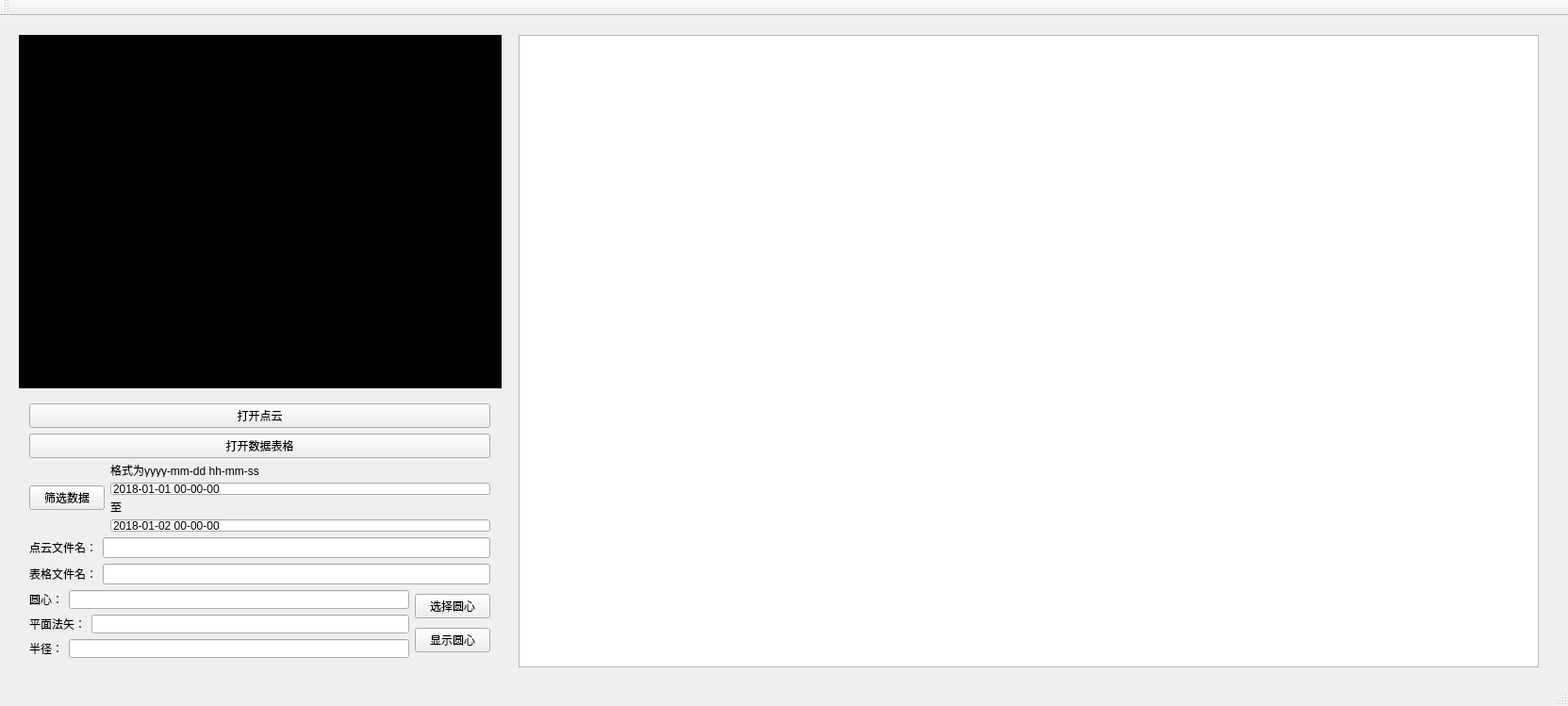
<?xml version="1.0" encoding="UTF-8"?>
<ui version="4.0">
 <class>DisplayMessageClass</class>
 <widget class="QMainWindow" name="DisplayMessageClass">
  <property name="geometry">
   <rect>
    <x>0</x>
    <y>0</y>
    <width>1663</width>
    <height>749</height>
   </rect>
  </property>
  <property name="windowTitle">
   <string>DisplayMessage</string>
  </property>
  <widget class="QWidget" name="centralWidget">
   <widget class="QVTKWidget" name="widget" native="true">
    <property name="geometry">
     <rect>
      <x>20</x>
      <y>20</y>
      <width>512</width>
      <height>375</height>
     </rect>
    </property>
    <property name="styleSheet">
     <string notr="true">background-color: rgb(0, 0, 0);</string>
    </property>
   </widget>
   <widget class="QTableWidget" name="tableWidget">
    <property name="geometry">
     <rect>
      <x>550</x>
      <y>20</y>
      <width>1082</width>
      <height>671</height>
     </rect>
    </property>
   </widget>
   <widget class="QWidget" name="layoutWidget">
    <property name="geometry">
     <rect>
      <x>20</x>
      <y>400</y>
      <width>511</width>
      <height>292</height>
     </rect>
    </property>
    <layout class="QVBoxLayout" name="verticalLayout_2">
     <item>
      <layout class="QHBoxLayout" name="horizontalLayout_2">
       <item>
        <widget class="QPushButton" name="openCloudButton">
         <property name="text">
          <string>打开点云</string>
         </property>
        </widget>
       </item>
      </layout>
     </item>
     <item>
      <widget class="QPushButton" name="openTableButton">
       <property name="text">
        <string>打开数据表格</string>
       </property>
      </widget>
     </item>
     <item>
      <layout class="QHBoxLayout" name="horizontalLayout_3">
       <item>
        <widget class="QPushButton" name="selectButton">
         <property name="text">
          <string>筛选数据</string>
         </property>
        </widget>
       </item>
       <item>
        <layout class="QVBoxLayout" name="verticalLayout">
         <item>
          <widget class="QLabel" name="label">
           <property name="text">
            <string>格式为yyyy-mm-dd hh-mm-ss</string>
           </property>
          </widget>
         </item>
         <item>
          <widget class="QLineEdit" name="lowEdit">
           <property name="text">
            <string>2018-01-01 00-00-00</string>
           </property>
          </widget>
         </item>
         <item>
          <widget class="QLabel" name="label_2">
           <property name="text">
            <string>至</string>
           </property>
          </widget>
         </item>
         <item>
          <widget class="QLineEdit" name="upEdit">
           <property name="text">
            <string>2018-01-02 00-00-00</string>
           </property>
          </widget>
         </item>
        </layout>
       </item>
      </layout>
     </item>
     <item>
      <layout class="QHBoxLayout" name="horizontalLayout">
       <item>
        <widget class="QLabel" name="label_3">
         <property name="text">
          <string>点云文件名：</string>
         </property>
        </widget>
       </item>
       <item>
        <widget class="QLineEdit" name="cloudFileDirEdit"/>
       </item>
      </layout>
     </item>
     <item>
      <layout class="QHBoxLayout" name="horizontalLayout_4">
       <item>
        <widget class="QLabel" name="label_4">
         <property name="text">
          <string>表格文件名：</string>
         </property>
        </widget>
       </item>
       <item>
        <widget class="QLineEdit" name="tableFileDirEdit"/>
       </item>
      </layout>
     </item>
     <item>
      <layout class="QHBoxLayout" name="horizontalLayout_8">
       <item>
        <layout class="QVBoxLayout" name="verticalLayout_3">
         <item>
          <layout class="QHBoxLayout" name="horizontalLayout_5">
           <item>
            <widget class="QLabel" name="label_5">
             <property name="text">
              <string>圆心：</string>
             </property>
            </widget>
           </item>
           <item>
            <widget class="QLineEdit" name="centerEdit"/>
           </item>
          </layout>
         </item>
         <item>
          <layout class="QHBoxLayout" name="horizontalLayout_6">
           <item>
            <widget class="QLabel" name="label_6">
             <property name="text">
              <string>平面法矢：</string>
             </property>
            </widget>
           </item>
           <item>
            <widget class="QLineEdit" name="planeNormalEdit"/>
           </item>
          </layout>
         </item>
         <item>
          <layout class="QHBoxLayout" name="horizontalLayout_7">
           <item>
            <widget class="QLabel" name="label_7">
             <property name="text">
              <string>半径：</string>
             </property>
            </widget>
           </item>
           <item>
            <widget class="QLineEdit" name="radiusEdit"/>
           </item>
          </layout>
         </item>
        </layout>
       </item>
       <item>
        <layout class="QVBoxLayout" name="verticalLayout_4">
         <item>
          <widget class="QPushButton" name="selectCenterButton">
           <property name="text">
            <string>选择圆心</string>
           </property>
          </widget>
         </item>
         <item>
          <widget class="QPushButton" name="displayCenterButton">
           <property name="text">
            <string>显示圆心</string>
           </property>
          </widget>
         </item>
        </layout>
       </item>
      </layout>
     </item>
    </layout>
   </widget>
  </widget>
  <widget class="QMenuBar" name="menuBar">
   <property name="geometry">
    <rect>
     <x>0</x>
     <y>0</y>
     <width>1663</width>
     <height>23</height>
    </rect>
   </property>
  </widget>
  <widget class="QToolBar" name="mainToolBar">
   <attribute name="toolBarArea">
    <enum>TopToolBarArea</enum>
   </attribute>
   <attribute name="toolBarBreak">
    <bool>false</bool>
   </attribute>
  </widget>
  <widget class="QStatusBar" name="statusBar"/>
 </widget>
 <layoutdefault spacing="6" margin="11"/>
 <customwidgets>
  <customwidget>
   <class>QVTKWidget</class>
   <extends>QWidget</extends>
   <header location="global">qvtkwidget.h</header>
   <container>1</container>
  </customwidget>
 </customwidgets>
 <resources>
  <include location="displaymessage.qrc"/>
 </resources>
 <connections/>
</ui>
